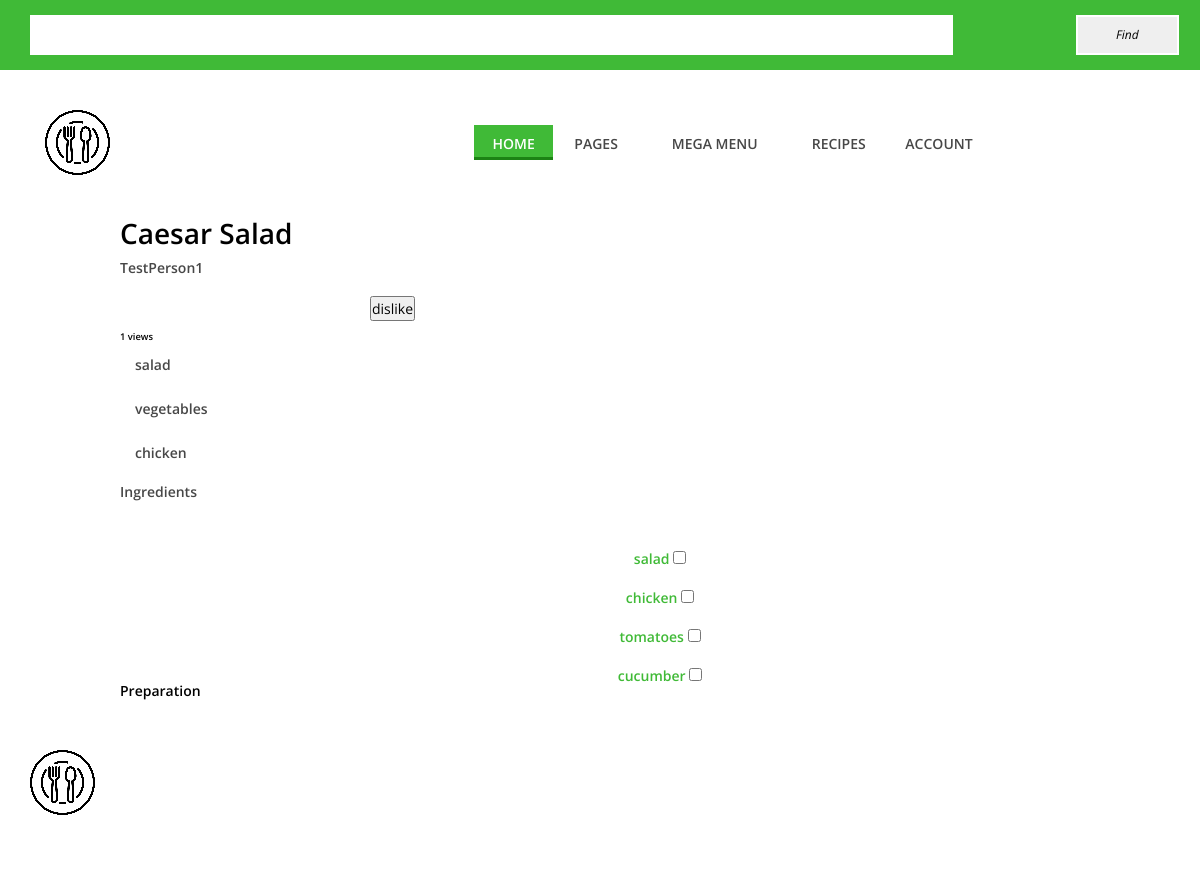
Screenshot of /recipe-post/2 with the database file from the repository.
### data/recipes.py (models this page shows)
class Recipe(SqlAlchemyBase, SerializerMixin):  # модель рецепта
    __tablename__ = 'recipes'
    id = Column(Integer, primary_key=True, autoincrement=True)
    name = Column(String, unique=True, nullable=True)
    author = Column(Integer, ForeignKey("users.id"), nullable=True)
    prep_time = Column(Integer, nullable=True)
    tags = Column(JSON, nullable=True)
    date = Column(String, default=dt.strftime(dt.now(), "%b %d, %Y"))
    description = Column(String, nullable=True)
    ingredients = Column(JSON, nullable=True)
    image_url = Column(String, nullable=True)
    cropped_image_url = Column(String, nullable=True)
    cotw = Column(Boolean, nullable=True)
    views_count = Column(Integer, nullable=True)
    likes_count = Column(Integer, nullable=True)
    likers = Column(JSON, nullable=True, default="[]")
    user = orm.relation('User', foreign_keys=[author])

### data/users.py (models this page shows, shortened)
class User(SqlAlchemyBase, UserMixin, SerializerMixin):  # модель пользователя
    __tablename__ = 'users'
    id = Column(Integer, primary_key=True, autoincrement=True)
    nickname = Column(String, nullable=True, unique=True)
    age = Column(Integer, nullable=True)
    country = Column(String, nullable=True)
    email = Column(String, unique=True, nullable=True)
    hashed_password = Column(String, nullable=True)
    last_online = Column(DateTime, default=datetime.datetime.now)
    recipes = Column(String, ForeignKey("recipes.id"), nullable=True)
    recipe = orm.relation('Recipe', foreign_keys=[recipes])

### main.py (the view)
@app.route('/recipe-post/<int:recipe_id>', methods=['GET', 'POST'])
def recipe_post(recipe_id):
    form = SearchForm()
    db_sess = db_session.create_session()
    recipe = db_sess.query(Recipe).get(recipe_id)
    author = db_sess.query(User).get(recipe.author)
    lks = loads(recipe.likers)
    like_btn = LikeButton() if current_user.is_authenticated and current_user.id not in lks else DislikeButton()
    if form.query_field.data:
        return redirect(f'/search?query={form.query_field.data}')
    if current_user.is_authenticated and current_user.id in lks and like_btn.is_submitted():
        recipe.likes_count -= 1
        print('-')
        lks.remove(author.id)
    if current_user.is_authenticated and current_user.id not in lks and like_btn.is_submitted():
        recipe.likes_count += 1
        print('+')
        lks.append(author.id)
    if current_user.is_anonymous and like_btn.is_submitted():
        flash('You have to log in')
    recipe.likers = dumps(lks)
    db_sess.commit()
    recipe.views_count += 1
    return render_template('recipe_post.html',
                           form=form,
                           recipe=recipe,
                           author=author,
                           like_btn=like_btn,
                           json_ingredients=loads(recipe.ingredients),
                           json_tags=loads(recipe.tags))

### search_form.py
class SearchForm(FlaskForm):
    query_field = StringField(validators=[InputRequired()])
    submit = SubmitField('Find')

### like_btn.py
class DislikeButton(FlaskForm):
    like = SubmitField('dislike')

### data/db_session.py (called while the page is built)
def create_session() -> Session:
    global __factory
    return __factory()

### templates/recipe_post.html (shortened to what this page needs)
{% extends "base.html" %}
{% block search %}
<div class="search-wrapper">
    <div class="container">
        <div class="row">
            <div class="col-12">
                <form action="" method="post" novalidate>
                    <div class="search-form">
                        {{ form.query_field() }}
                        {{ form.submit() }}
                    </div>
                </form>
            </div>
        </div>
    </div>
</div>
{% endblock %}
{% block content %}
<div class="single-small-recipe-area">
    <h1> {{ recipe.name }} </h1>
    <h5> <a href="/profile/{{ author.nickname }}"> {{ author.nickname }} </a> </h5>
    <form action="" method="post" novalidate>
        <div class="like-btn">
            {{ like_btn.like() }}
        </div>
    </form>
    <h6> {{ recipe.views_count }} views </h6>
    <div class="ingredients">
        {% for tag in json_tags %}
            <div class="tag">
                <p> <a href="/search?query={{ tag }}"> {{ tag }} </a> </p>
            </div>
        {% endfor %}
    </div>
    <div class="ingredients">
        <h4> Ingredients </h4>
        <form>
            {% for ing in json_ingredients %}
            <label> {{ ing }}
                <input type="checkbox">  </label>
            {% endfor %}
        </form>
    </div>
    <div class="single-preparation-step">
        <h4> Preparation </h4>
    </div>
</div>
{% endblock %}

### static/style.css (style rules this page uses)
* { margin: 0; padding: 0; }
body { font-family: "Open Sans", sans-serif; font-size: 14px; }
h1, h2, h3, h4, h5, h6 { color: #000000; line-height: 1.3; font-weight: 600; }
p { color: #9b9b9b; font-size: 14px; line-height: 2; font-weight: 400; }
a, a:hover, a:focus { -webkit-transition-duration: 500ms; transition-duration: 500ms; text-decoration: none; outline: 0 solid transparent; color: #000000; font-weight: 600; font-size: 14px; color: #474747; }
.like-btn { position: relative; width: 600px; height: 150 px; margin: 0 auto; padding: 10px; box-sizing: border-box; }
.search-form { position: relative; width: 100%; height: 150 px; margin: 0 auto; padding: 0px; box-sizing: border-box; display: grid; grid-gap: 20px; grid-template-columns: 90% 10%; placeholder: "Enter your search"; }
label { color: #40ba37; line-height: 2.5; font-weight: 600; text-align: center; }
.search-wrapper { width: 100%; height: 70px; position: relative; z-index: 200; top: 0px; left: 0; background-color: #40ba37; -webkit-transition-duration: 700ms; transition-duration: 700ms; }
.search-wrapper form { position: relative; z-index: 1; }
.search-wrapper form input { width: 90%; height: 40px; border: 2px solid #ffffff; font-size: 12px; font-style: italic; padding: 0 20px; margin: 15px 0; }
.single-small-recipe-area { position: relative; z-index: 1; margin-bottom: 50px; margin-left: 10%; }
.ingredients h4 { color: #474747; margin-bottom: 30px; }
.ingredients .tag { position: relative; margin-left: 15px; }
.ingredients form { position: relative; width: 600px; height: 150 px; margin: 0 auto; padding: 10px; box-sizing: border-box; display: grid; grid-gap: 25px; grid-template-columns: repeat(1, 1fr); grid-template-rows: 1em 1em 1em 1em; }

### rows the page displays
Recipe: name "Caesar Salad", views_count "1"
User: nickname "TestPerson1"

### other values shown
{{ tag }} "salad" "vegetables" "chicken"
{{ ing }} "salad" "chicken" "tomatoes" "cucumber"
